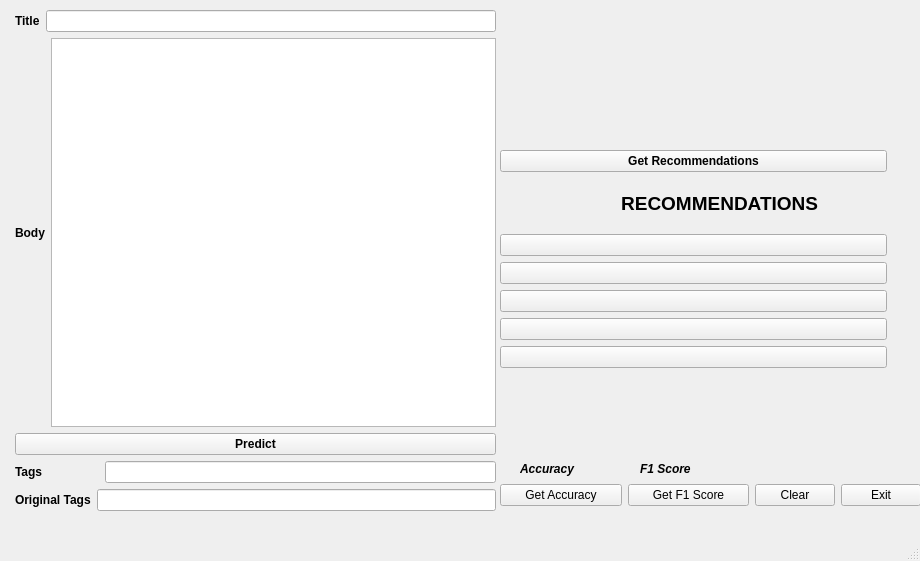
<?xml version="1.0" encoding="UTF-8"?>
<ui version="4.0">
 <class>MainWindow</class>
 <widget class="QMainWindow" name="MainWindow">
  <property name="enabled">
   <bool>true</bool>
  </property>
  <property name="geometry">
   <rect>
    <x>0</x>
    <y>0</y>
    <width>920</width>
    <height>561</height>
   </rect>
  </property>
  <property name="windowTitle">
   <string>StackOverflow Application</string>
  </property>
  <property name="windowIcon">
   <iconset>
    <normaloff>GKbCl.png</normaloff>GKbCl.png</iconset>
  </property>
  <widget class="QWidget" name="centralwidget">
   <widget class="QWidget" name="layoutWidget">
    <property name="geometry">
     <rect>
      <x>15</x>
      <y>10</y>
      <width>481</width>
      <height>501</height>
     </rect>
    </property>
    <layout class="QVBoxLayout" name="verticalLayout_2">
     <item>
      <layout class="QVBoxLayout" name="verticalLayout">
       <item>
        <layout class="QHBoxLayout" name="horizontalLayout">
         <item>
          <widget class="QLabel" name="label">
           <property name="font">
            <font>
             <weight>75</weight>
             <bold>true</bold>
            </font>
           </property>
           <property name="text">
            <string>Title</string>
           </property>
          </widget>
         </item>
         <item>
          <widget class="QLineEdit" name="lineEdit"/>
         </item>
        </layout>
       </item>
       <item>
        <layout class="QHBoxLayout" name="horizontalLayout_2">
         <item>
          <widget class="QLabel" name="label_2">
           <property name="font">
            <font>
             <weight>75</weight>
             <bold>true</bold>
            </font>
           </property>
           <property name="text">
            <string>Body</string>
           </property>
          </widget>
         </item>
         <item>
          <widget class="QPlainTextEdit" name="plainTextEdit"/>
         </item>
        </layout>
       </item>
      </layout>
     </item>
     <item>
      <widget class="QPushButton" name="pushButton">
       <property name="font">
        <font>
         <weight>75</weight>
         <bold>true</bold>
        </font>
       </property>
       <property name="text">
        <string>Predict</string>
       </property>
      </widget>
     </item>
     <item>
      <layout class="QHBoxLayout" name="horizontalLayout_3">
       <item>
        <widget class="QLabel" name="label_3">
         <property name="font">
          <font>
           <weight>75</weight>
           <bold>true</bold>
          </font>
         </property>
         <property name="text">
          <string>Tags                 </string>
         </property>
        </widget>
       </item>
       <item>
        <widget class="QLineEdit" name="lineEdit_2"/>
       </item>
      </layout>
     </item>
     <item>
      <layout class="QHBoxLayout" name="horizontalLayout_5">
       <item>
        <widget class="QLabel" name="lotags">
         <property name="font">
          <font>
           <weight>75</weight>
           <bold>true</bold>
          </font>
         </property>
         <property name="text">
          <string>Original Tags</string>
         </property>
        </widget>
       </item>
       <item>
        <widget class="QLineEdit" name="otags"/>
       </item>
      </layout>
     </item>
    </layout>
   </widget>
   <widget class="QWidget" name="layoutWidget">
    <property name="geometry">
     <rect>
      <x>500</x>
      <y>150</y>
      <width>387</width>
      <height>218</height>
     </rect>
    </property>
    <layout class="QVBoxLayout" name="verticalLayout_4">
     <item>
      <widget class="QPushButton" name="pushButton_4">
       <property name="font">
        <font>
         <weight>75</weight>
         <bold>true</bold>
        </font>
       </property>
       <property name="text">
        <string>Get Recommendations</string>
       </property>
      </widget>
     </item>
     <item>
      <widget class="QLabel" name="label_9">
       <property name="enabled">
        <bool>true</bool>
       </property>
       <property name="font">
        <font>
         <pointsize>14</pointsize>
         <weight>75</weight>
         <bold>true</bold>
        </font>
       </property>
       <property name="text">
        <string>                       RECOMMENDATIONS</string>
       </property>
      </widget>
     </item>
     <item>
      <layout class="QVBoxLayout" name="verticalLayout_3">
       <item>
        <widget class="QPushButton" name="r1">
         <property name="text">
          <string/>
         </property>
        </widget>
       </item>
       <item>
        <widget class="QPushButton" name="r2">
         <property name="text">
          <string/>
         </property>
        </widget>
       </item>
       <item>
        <widget class="QPushButton" name="r3">
         <property name="text">
          <string/>
         </property>
        </widget>
       </item>
       <item>
        <widget class="QPushButton" name="r4">
         <property name="text">
          <string/>
         </property>
        </widget>
       </item>
       <item>
        <widget class="QPushButton" name="r5">
         <property name="text">
          <string/>
         </property>
        </widget>
       </item>
      </layout>
     </item>
    </layout>
   </widget>
   <widget class="QLabel" name="label_4">
    <property name="geometry">
     <rect>
      <x>510</x>
      <y>10</y>
      <width>381</width>
      <height>131</height>
     </rect>
    </property>
    <property name="text">
     <string/>
    </property>
    <property name="pixmap">
     <pixmap>stackoverflow-logo.png</pixmap>
    </property>
    <property name="scaledContents">
     <bool>true</bool>
    </property>
   </widget>
   <widget class="QWidget" name="layoutWidget">
    <property name="geometry">
     <rect>
      <x>500</x>
      <y>480</y>
      <width>421</width>
      <height>30</height>
     </rect>
    </property>
    <layout class="QHBoxLayout" name="horizontalLayout_6">
     <item>
      <widget class="QPushButton" name="ac">
       <property name="text">
        <string>Get Accuracy</string>
       </property>
      </widget>
     </item>
     <item>
      <widget class="QPushButton" name="pushButton_3">
       <property name="text">
        <string>Get F1 Score</string>
       </property>
      </widget>
     </item>
     <item>
      <layout class="QHBoxLayout" name="horizontalLayout_4">
       <item>
        <widget class="QPushButton" name="pushButton_9">
         <property name="text">
          <string>Clear</string>
         </property>
        </widget>
       </item>
       <item>
        <widget class="QPushButton" name="pushButton_8">
         <property name="text">
          <string>Exit</string>
         </property>
        </widget>
       </item>
      </layout>
     </item>
    </layout>
   </widget>
   <widget class="QLabel" name="lf1">
    <property name="geometry">
     <rect>
      <x>640</x>
      <y>460</y>
      <width>66</width>
      <height>17</height>
     </rect>
    </property>
    <property name="font">
     <font>
      <weight>75</weight>
      <italic>true</italic>
      <bold>true</bold>
     </font>
    </property>
    <property name="text">
     <string>F1 Score</string>
    </property>
   </widget>
   <widget class="QLabel" name="acl">
    <property name="geometry">
     <rect>
      <x>520</x>
      <y>460</y>
      <width>66</width>
      <height>17</height>
     </rect>
    </property>
    <property name="font">
     <font>
      <weight>75</weight>
      <italic>true</italic>
      <bold>true</bold>
     </font>
    </property>
    <property name="text">
     <string>Accuracy</string>
    </property>
   </widget>
  </widget>
  <widget class="QMenuBar" name="menubar">
   <property name="geometry">
    <rect>
     <x>0</x>
     <y>0</y>
     <width>920</width>
     <height>25</height>
    </rect>
   </property>
  </widget>
  <widget class="QStatusBar" name="statusbar"/>
 </widget>
 <resources/>
 <connections>
  <connection>
   <sender>pushButton_9</sender>
   <signal>clicked()</signal>
   <receiver>plainTextEdit</receiver>
   <slot>clear()</slot>
   <hints>
    <hint type="sourcelabel">
     <x>813</x>
     <y>507</y>
    </hint>
    <hint type="destinationlabel">
     <x>441</x>
     <y>276</y>
    </hint>
   </hints>
  </connection>
  <connection>
   <sender>pushButton_9</sender>
   <signal>clicked()</signal>
   <receiver>lineEdit_2</receiver>
   <slot>clear()</slot>
   <hints>
    <hint type="sourcelabel">
     <x>813</x>
     <y>507</y>
    </hint>
    <hint type="destinationlabel">
     <x>493</x>
     <y>498</y>
    </hint>
   </hints>
  </connection>
  <connection>
   <sender>pushButton_9</sender>
   <signal>clicked()</signal>
   <receiver>lineEdit</receiver>
   <slot>clear()</slot>
   <hints>
    <hint type="sourcelabel">
     <x>813</x>
     <y>507</y>
    </hint>
    <hint type="destinationlabel">
     <x>438</x>
     <y>45</y>
    </hint>
   </hints>
  </connection>
  <connection>
   <sender>pushButton_9</sender>
   <signal>clicked()</signal>
   <receiver>label_9</receiver>
   <slot>hide()</slot>
   <hints>
    <hint type="sourcelabel">
     <x>813</x>
     <y>507</y>
    </hint>
    <hint type="destinationlabel">
     <x>562</x>
     <y>208</y>
    </hint>
   </hints>
  </connection>
  <connection>
   <sender>pushButton_9</sender>
   <signal>clicked()</signal>
   <receiver>r1</receiver>
   <slot>hide()</slot>
   <hints>
    <hint type="sourcelabel">
     <x>813</x>
     <y>507</y>
    </hint>
    <hint type="destinationlabel">
     <x>657</x>
     <y>237</y>
    </hint>
   </hints>
  </connection>
  <connection>
   <sender>pushButton_9</sender>
   <signal>clicked()</signal>
   <receiver>r2</receiver>
   <slot>hide()</slot>
   <hints>
    <hint type="sourcelabel">
     <x>813</x>
     <y>507</y>
    </hint>
    <hint type="destinationlabel">
     <x>699</x>
     <y>269</y>
    </hint>
   </hints>
  </connection>
  <connection>
   <sender>pushButton_9</sender>
   <signal>clicked()</signal>
   <receiver>r3</receiver>
   <slot>hide()</slot>
   <hints>
    <hint type="sourcelabel">
     <x>813</x>
     <y>507</y>
    </hint>
    <hint type="destinationlabel">
     <x>741</x>
     <y>301</y>
    </hint>
   </hints>
  </connection>
  <connection>
   <sender>pushButton_9</sender>
   <signal>clicked()</signal>
   <receiver>r4</receiver>
   <slot>hide()</slot>
   <hints>
    <hint type="sourcelabel">
     <x>813</x>
     <y>507</y>
    </hint>
    <hint type="destinationlabel">
     <x>768</x>
     <y>333</y>
    </hint>
   </hints>
  </connection>
  <connection>
   <sender>pushButton_9</sender>
   <signal>clicked()</signal>
   <receiver>r5</receiver>
   <slot>hide()</slot>
   <hints>
    <hint type="sourcelabel">
     <x>813</x>
     <y>507</y>
    </hint>
    <hint type="destinationlabel">
     <x>714</x>
     <y>390</y>
    </hint>
   </hints>
  </connection>
  <connection>
   <sender>pushButton_8</sender>
   <signal>clicked()</signal>
   <receiver>MainWindow</receiver>
   <slot>close()</slot>
   <hints>
    <hint type="sourcelabel">
     <x>918</x>
     <y>507</y>
    </hint>
    <hint type="destinationlabel">
     <x>811</x>
     <y>594</y>
    </hint>
   </hints>
  </connection>
  <connection>
   <sender>pushButton_9</sender>
   <signal>clicked()</signal>
   <receiver>acl</receiver>
   <slot>hide()</slot>
   <hints>
    <hint type="sourcelabel">
     <x>824</x>
     <y>522</y>
    </hint>
    <hint type="destinationlabel">
     <x>579</x>
     <y>487</y>
    </hint>
   </hints>
  </connection>
  <connection>
   <sender>pushButton_9</sender>
   <signal>clicked()</signal>
   <receiver>lf1</receiver>
   <slot>hide()</slot>
   <hints>
    <hint type="sourcelabel">
     <x>797</x>
     <y>528</y>
    </hint>
    <hint type="destinationlabel">
     <x>661</x>
     <y>486</y>
    </hint>
   </hints>
  </connection>
  <connection>
   <sender>pushButton_9</sender>
   <signal>clicked()</signal>
   <receiver>otags</receiver>
   <slot>clear()</slot>
   <hints>
    <hint type="sourcelabel">
     <x>752</x>
     <y>529</y>
    </hint>
    <hint type="destinationlabel">
     <x>264</x>
     <y>528</y>
    </hint>
   </hints>
  </connection>
  <connection>
   <sender>pushButton_9</sender>
   <signal>clicked()</signal>
   <receiver>lotags</receiver>
   <slot>hide()</slot>
   <hints>
    <hint type="sourcelabel">
     <x>778</x>
     <y>521</y>
    </hint>
    <hint type="destinationlabel">
     <x>54</x>
     <y>523</y>
    </hint>
   </hints>
  </connection>
  <connection>
   <sender>pushButton_9</sender>
   <signal>clicked()</signal>
   <receiver>otags</receiver>
   <slot>hide()</slot>
   <hints>
    <hint type="sourcelabel">
     <x>754</x>
     <y>516</y>
    </hint>
    <hint type="destinationlabel">
     <x>395</x>
     <y>512</y>
    </hint>
   </hints>
  </connection>
  <connection>
   <sender>pushButton_9</sender>
   <signal>clicked()</signal>
   <receiver>otags</receiver>
   <slot>clear()</slot>
   <hints>
    <hint type="sourcelabel">
     <x>773</x>
     <y>520</y>
    </hint>
    <hint type="destinationlabel">
     <x>384</x>
     <y>512</y>
    </hint>
   </hints>
  </connection>
  <connection>
   <sender>ac</sender>
   <signal>clicked()</signal>
   <receiver>acl</receiver>
   <slot>show()</slot>
   <hints>
    <hint type="sourcelabel">
     <x>528</x>
     <y>518</y>
    </hint>
    <hint type="destinationlabel">
     <x>538</x>
     <y>495</y>
    </hint>
   </hints>
  </connection>
  <connection>
   <sender>pushButton_3</sender>
   <signal>clicked()</signal>
   <receiver>lf1</receiver>
   <slot>show()</slot>
   <hints>
    <hint type="sourcelabel">
     <x>679</x>
     <y>522</y>
    </hint>
    <hint type="destinationlabel">
     <x>665</x>
     <y>493</y>
    </hint>
   </hints>
  </connection>
  <connection>
   <sender>pushButton_4</sender>
   <signal>clicked()</signal>
   <receiver>label_9</receiver>
   <slot>show()</slot>
   <hints>
    <hint type="sourcelabel">
     <x>651</x>
     <y>184</y>
    </hint>
    <hint type="destinationlabel">
     <x>626</x>
     <y>220</y>
    </hint>
   </hints>
  </connection>
 </connections>
</ui>
